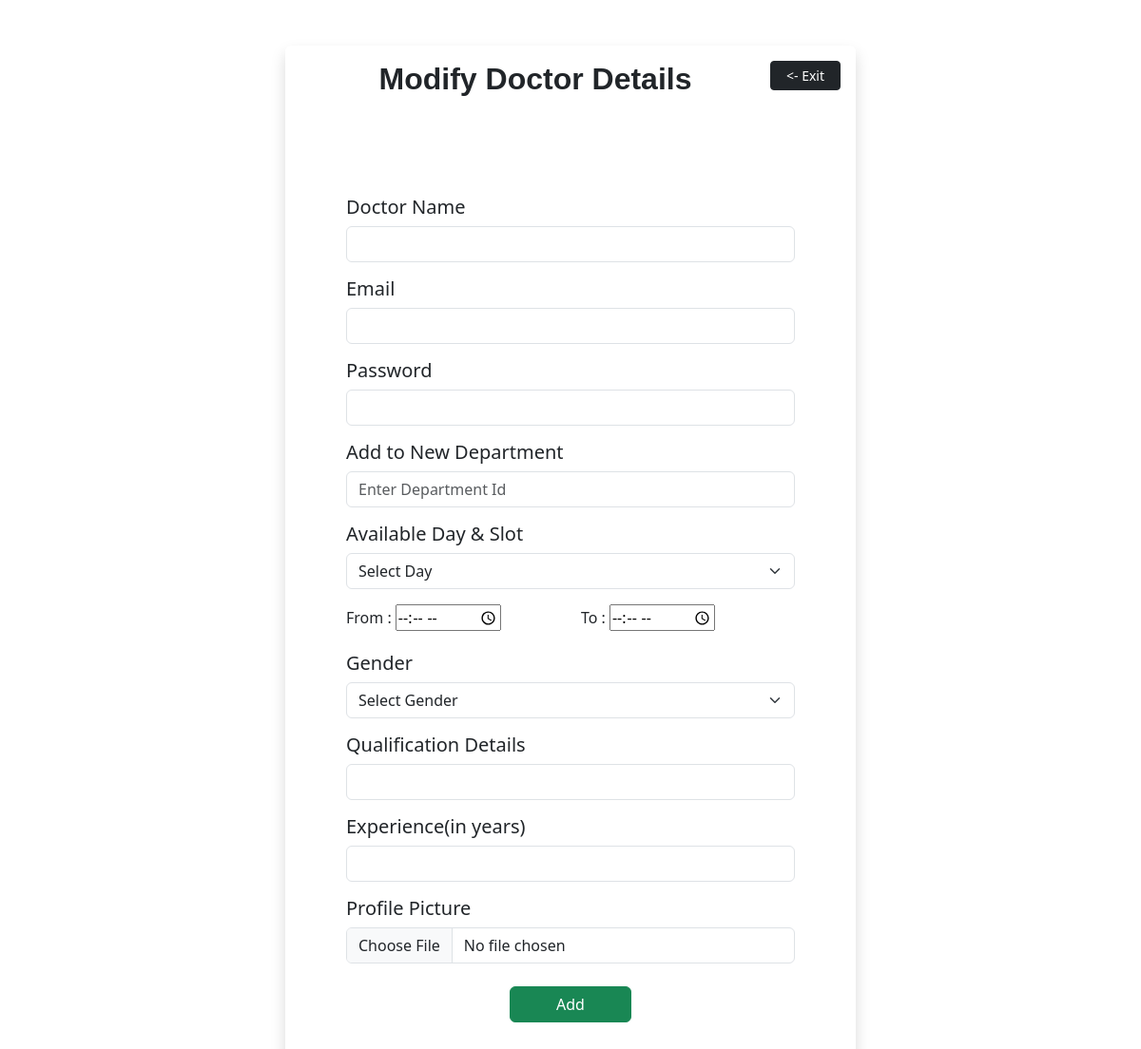
The app's page /Dc88fa/Dob36f8/doctor/modify, older data.
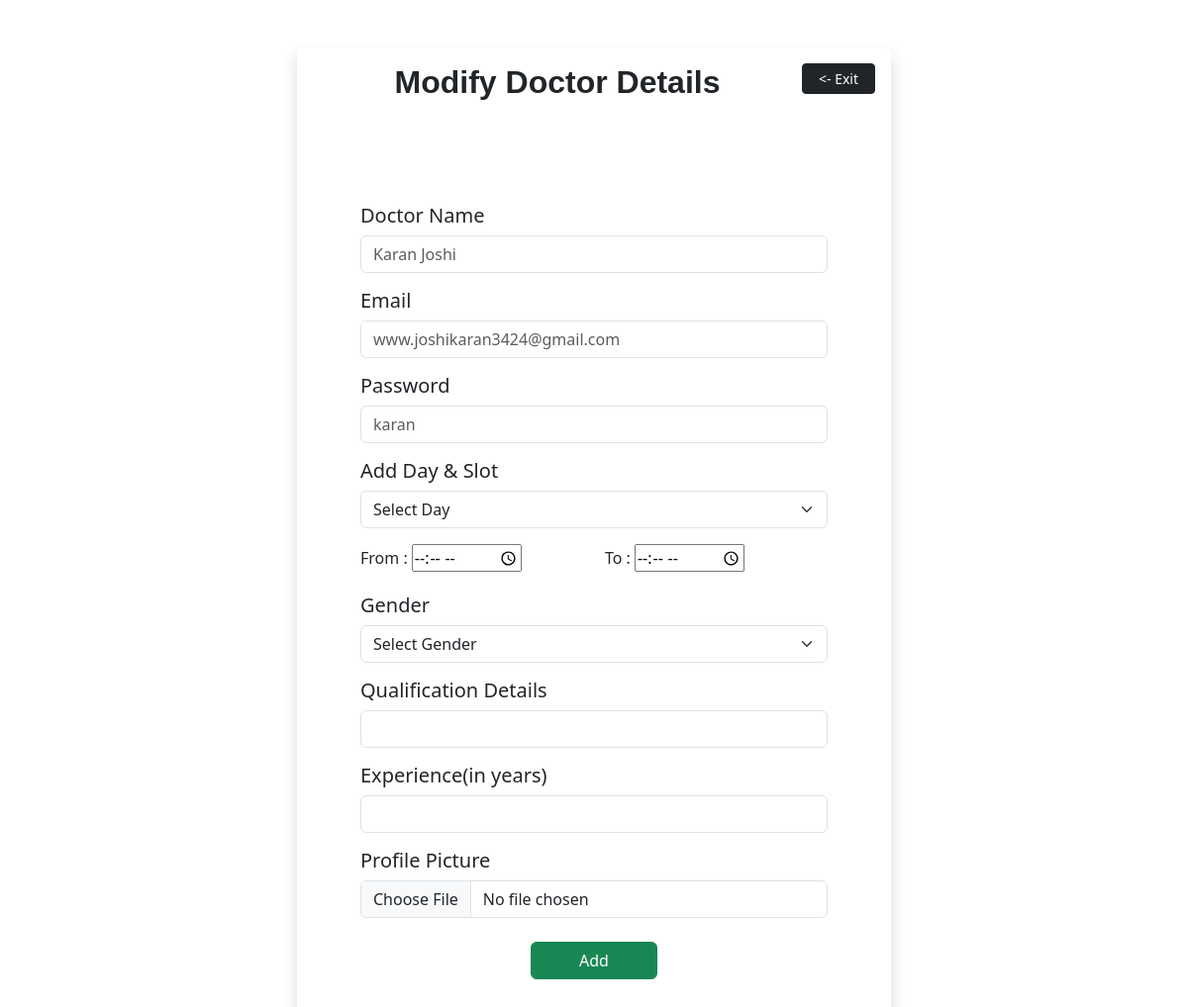
The same page, newer data.
### application/models.py (models this page shows)
class Doctor(db.Model):
    id=db.Column(db.String(),primary_key=True)
    email=db.Column(db.String())
    password=db.Column(db.String())
    name=db.Column(db.String())
    gender=db.Column(db.String(1))
    qual=db.Column(db.String())
    exp=db.Column(db.Integer)
    photo=db.Column(db.String())
    deptdocs=db.relationship('Deptdoc',backref='doctor')

### application/controllers.py (the view)
@app.route('/<deptid>/<docid>/doctor/modify',methods=['GET','POST'])
def doctordeptModify(deptid,docid):
    return doctorModify(deptid=deptid,docid=docid)

### application/controllers.py (called while the page is built, shortened)
@app.route('/<docid>/doctor/modify',methods=['GET','POST'])
def doctorModify(docid,deptid=None):
    global days
    return render_template('doctor-modify.html',days=days,doctor=Doctor.query.get(docid),department=Department.query.get(deptid))

### templates/doctor-modify.html (shortened to what this page needs)
{%extends 'base.html'%}
{%block content%}
<div class="container col-6 shadow p-3 mb-5 bg-body rounded top-cont  pb-5 mt-5">
  <div class="text-center d-flex justify-content-between mb-5" >
    <h2 style="font-family: sans-serif; font-weight: bold;">Modify Doctor Details</h2>
<div class="text-end"><a href="/admin/dashboard" type="button" class="btn btn-dark btn-sm px-3" id="form-slot-back"><- Exit</a></div>
</div>
        <div class="select-detail-hospital pt-5 px-5">
          <form action="/{{doctor.id}}/doctor/modify" enctype="multipart/form-data" method="post">
              <div class="mb-3">
                  <h5>Doctor Name</h5>
                  <input name="name" type="text" class="form-control"  aria-describedby="NameHelp" placeholder="{{doctor.name}}">
                </div>
                <div class="mb-3">
                  <h5>Email</h5>
                  <input name="email" type="email" class="form-control"  aria-describedby="NameHelp" placeholder="{{doctor.email}}">
                </div>
                <div class="mb-3">
                  <h5>Password</h5>
                  <input name="pass" type="password" class="form-control"  aria-describedby="NameHelp" placeholder="{{doctor.password}}">
                </div>
                {%if not department%}
                <div class="mb-3">
                  <h5>Add to New Department</h5>
                  <input name="deptid" type="text" class="form-control"  aria-describedby="NameHelp" placeholder="Enter Department Id">
                </div>
                <div class="mb-3">
                  <h5>Available Day & Slot</h5>
                  <select class="form-select" aria-label="Default select example" name='day'>
                      <option value="" selected>Select Day</option>
                  </select>
                </div>
                <div class="mb-3 d-flex justify-content-between">
                  <div>
                    <label for="start">From : </label>
                  <input id="start" type="time" name="from">
                  </div>
                  <div>
                    <label for="end">To : </label>
                  <input id="end" type="time" name="to">
                  </div>
                </div>
                {%else%}
                <div class="mb-3">
                  <h5>Add Day & Slot</h5>
                  <select class="form-select" aria-label="Default select example" name='day' >
                      <option value="" selected>Select Day</option>
                  </select>
                </div>
                <div class="mb-3 d-flex justify-content-between">
                  <div>
                    <label for="start">From : </label>
                  <input id="start" type="time" name="from">
                  </div>
                  <div>
                    <label for="end">To : </label>
                  <input id="end" type="time" name="to">
                  </div>
                </div>
                {%endif%}
                <div class="mb-3">
                  <h5>Gender</h5>
                  <select class="form-select" aria-label="Default select example" name='gender' >
                      <option value="" selected>Select Gender</option>
                  </select>
                </div>
                <div class="mb-3">
                  <h5>Qualification Details</h5>
                  <input name="qual" type="textarea" class="form-control"  aria-describedby="NameHelp">
                </div>
                <div class="mb-3">
                  <h5>Experience(in years)</h5>
                  <input name="exp" type="number" class="form-control"  aria-describedby="NameHelp">
                </div>
                <div class="mb-3">
                  <h5>Profile Picture</h5>
                      <input class="form-control" type="file" id="formFile" name="photo">
                </div>
                <div class="text-center mt-4"><button type="submit" class="btn btn-success px-5">Add</button></div>
              </form>
      </div>
</div>
{%endblock%}

Row changes from the older to the newer data that the page shows:
added Doctor: name "Karan Joshi", email "www.joshikaran3424@gmail.com"
Text that changed along with them:
form field day: (not shown) → "Select Day"
form field day: "Select Day" → (not shown)
text no longer shown: "Add to New Department Available Day & Slot"
text now shown: "Add Day & Slot"
